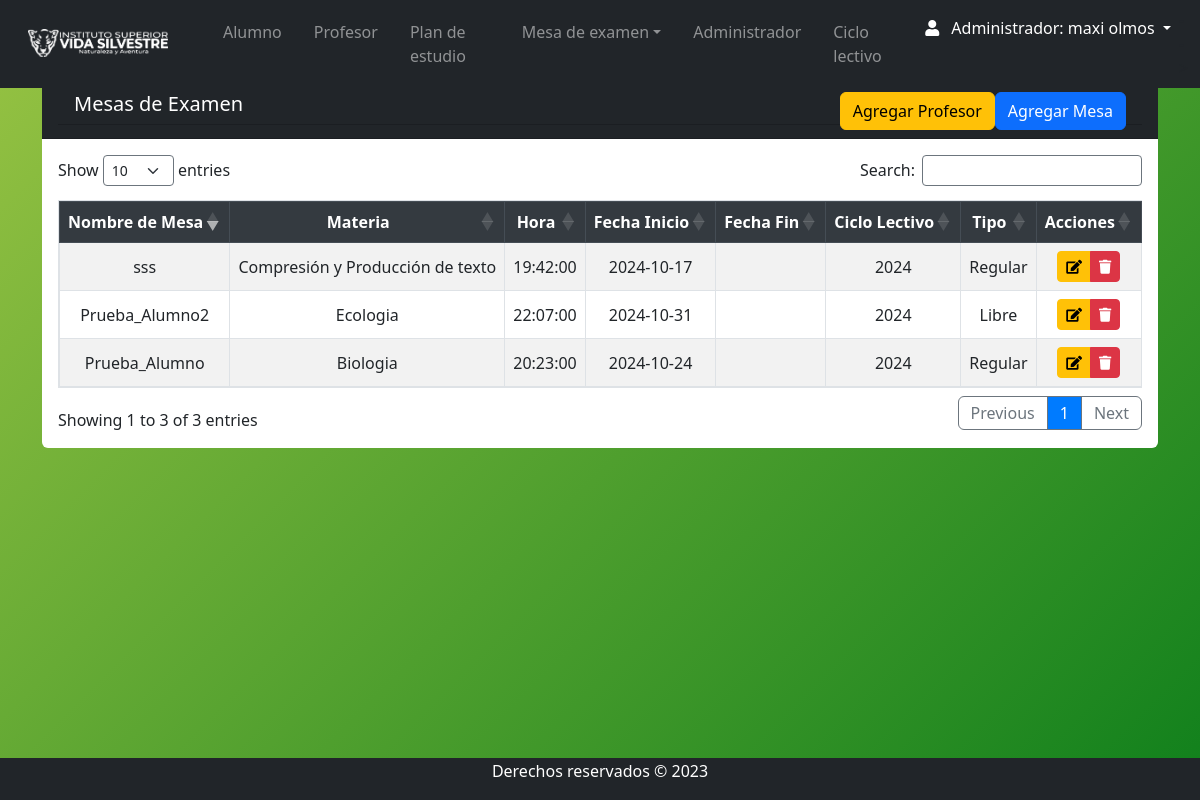
Page /Views/admin/listadomesa.php (signed in) on the committed database.
### tables this page shows
CREATE TABLE `mesa_examen` (
  `id_mesa` int(11) NOT NULL,
  `id_materia` int(11) DEFAULT NULL,
  `fecha` date DEFAULT NULL,
  `nombre_mesa` varchar(30) DEFAULT NULL,
  `hora` time DEFAULT NULL,
  `id_ciclo` int(11) DEFAULT NULL,
  `id_tipo` int(11) DEFAULT NULL,
  `estado` varchar(11) DEFAULT NULL,
  `libro` varchar(20) NOT NULL,
  `folio` int(11) DEFAULT NULL,
  `id_t` int(11) NOT NULL
);

CREATE TABLE `materia` (
  `id_materia` int(11) NOT NULL,
  `Nombre` varchar(255) DEFAULT NULL,
  `descripcion` varchar(50) DEFAULT NULL,
  `horas` varchar(5) DEFAULT NULL,
  `num_resolucion` varchar(15) DEFAULT NULL,
  `año_cursado` varchar(5) NOT NULL,
  `id_tipo` int(11) DEFAULT NULL,
  `estado` varchar(11) DEFAULT NULL,
  `plan_estudio` varchar(50) DEFAULT NULL
);

CREATE TABLE `ciclo_lectivo` (
  `id_ciclo` int(11) NOT NULL,
  `nombre_ciclo` varchar(50) DEFAULT NULL,
  `fecha_inicio` date DEFAULT NULL,
  `fecha_fin` date DEFAULT NULL,
  `Estado` varchar(11) DEFAULT NULL,
  `created_at` timestamp NOT NULL DEFAULT current_timestamp(),
  `updated_at` timestamp NOT NULL DEFAULT current_timestamp() ON UPDATE current_timestamp(),
  `ciclo_actual` tinyint(4) NOT NULL
);

CREATE TABLE `tipo` (
  `id_tipo` int(11) NOT NULL,
  `nombre_tipo` varchar(50) NOT NULL
);

### Views/admin/listadomesa.php (the view, shortened to what this page needs)
<?php
require '../../conn/connection.php';
$query = "SELECT mesa_examen.*,
                 materia.nombre AS nombre_materia,
                 ciclo_lectivo.nombre_ciclo,
                 nombre_tipo AS nombre_tipo
          FROM mesa_examen
          INNER JOIN materia ON mesa_examen.id_materia = materia.id_materia
          LEFT JOIN ciclo_lectivo ON mesa_examen.id_ciclo = ciclo_lectivo.id_ciclo
          LEFT JOIN tipo ON mesa_examen.id_tipo = tipo.id_tipo WHERE  mesa_examen.estado= 'Activo'";
$result = $db->query($query);
?>
<?php require 'navbar.php'; ?>
    <div class="container mt-3">
        <div class="card rounded-2 border-0">
            <di class="card-header pb-0 bg-dark text-white ">
                <h5 class="card-header bg-dark text-white"> Mesas de Examen
                <a class="btn btn-primary float-right mb-2" href="mesa_examen_add.php">Agregar Mesa</a>
                <a class="btn btn-warning float-right mb-2" href="mesa_acta.php">Agregar Profesor</a>
                    </h5>
            </di>
            <div class="card-body table-responsive">
                <table id="example" class="table table-striped table-bordered  " cellspacing="0" width="100%">
                    <thead class="thead-dark">
                        <tr>
                            <th>Nombre de Mesa</th>
                            <th>Materia</th>
                            <th>Hora</th>
                            <th>Fecha Inicio</th>
                            <th>Fecha Fin</th>
                            <th>Ciclo Lectivo</th>
                            <th>Tipo</th>
                            <th>Acciones </th>
                        </tr>
                    </thead>
                    <tbody>
                        <?php
                        while ($row = $result->fetch(PDO::FETCH_ASSOC)) {
                            echo "<tr>";
                            echo "<td>" . $row['nombre_mesa'] . "</td>";
                            echo "<td>" . $row['nombre_materia'] . "</td>";
                            echo "<td>" . $row['hora'] . "</td>";
                            echo "<td>" . $row['fecha'] . "</td>";
                            echo "<td>" . $row['fecha_fin'] . "</td>";
                            echo "<td>" . $row['nombre_ciclo'] . "</td>";
                            echo "<td>" . $row['nombre_tipo'] . "</td>";
                        ?>
                        <td class="text-center">
                                                    <div class="btn-group">
                                                        <a href="mesa_edit.php?id=<?php echo $row['id_mesa']; ?>" class="btn btn-warning btn-sm" title="Editar" role="button">
                                                            <i class="fas fa-edit"></i>
                                                        </a>
                                                        <a href="javascript:eliminar5(<?php echo $row['id_mesa'];?>)" class="btn btn-danger btn-sm" title="Borrar" role="button">
                                                            <i class="fas fa-trash"></i>
                                                        </a>
                                                    </div>
                                                </td>
                             <?php
                               echo "</tr>";
                                }
                                ?>
                    </tbody>
                </table>
            </div>
        </div>
    </div>
<?php require 'footer.php'; ?>

### css/style.css (style rules this page uses)
body { background: linear-gradient(135deg, #98c343, #10801c); position: relative; padding-bottom: 10px; min-height: 100vh; }
th, td { text-align: center !important; vertical-align: middle !important; }

### rows in the picture
mesa_examen: nombre_mesa "sss", id_materia.Nombre "Compresión y Producción de texto", hora "19:42:00", fecha "2024-10-17", id_ciclo.nombre_ciclo "2024", id_tipo.nombre_tipo "Regular"
mesa_examen: nombre_mesa "Prueba_Alumno", id_materia.Nombre "Biologia", hora "20:23:00", fecha "2024-10-24", id_ciclo.nombre_ciclo "2024", id_tipo.nombre_tipo "Regular"
mesa_examen: nombre_mesa "Prueba_Alumno2", id_materia.Nombre "Ecologia", hora "22:07:00", fecha "2024-10-31", id_ciclo.nombre_ciclo "2024", id_tipo.nombre_tipo "Libre"

### other values in the picture
$_SESSION['nombre'] "maxi"
$_SESSION['apellido'] "olmos"
